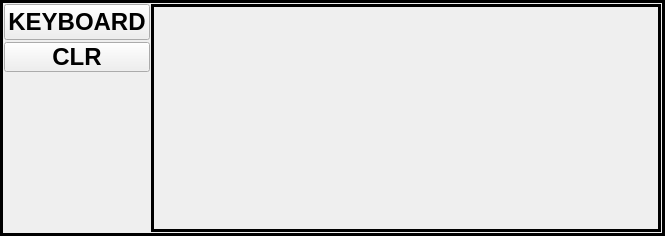
<?xml version="1.0" encoding="UTF-8"?>
<ui version="4.0">
 <class>TxWindow</class>
 <widget class="QFrame" name="TxWindow">
  <property name="geometry">
   <rect>
    <x>0</x>
    <y>0</y>
    <width>665</width>
    <height>236</height>
   </rect>
  </property>
  <property name="font">
   <font>
    <pointsize>18</pointsize>
    <weight>75</weight>
    <bold>true</bold>
   </font>
  </property>
  <property name="windowTitle">
   <string>Frame</string>
  </property>
  <property name="frameShape">
   <enum>QFrame::Box</enum>
  </property>
  <property name="frameShadow">
   <enum>QFrame::Plain</enum>
  </property>
  <property name="lineWidth">
   <number>3</number>
  </property>
  <property name="midLineWidth">
   <number>3</number>
  </property>
  <layout class="QGridLayout" name="gridLayout">
   <property name="leftMargin">
    <number>1</number>
   </property>
   <property name="topMargin">
    <number>1</number>
   </property>
   <property name="rightMargin">
    <number>1</number>
   </property>
   <property name="bottomMargin">
    <number>1</number>
   </property>
   <property name="spacing">
    <number>1</number>
   </property>
   <item row="0" column="0">
    <widget class="QPushButton" name="KeyboardButton">
     <property name="text">
      <string>KEYBOARD</string>
     </property>
    </widget>
   </item>
   <item row="0" column="1" rowspan="6">
    <widget class="QScrollArea" name="txArea">
     <property name="palette">
      <palette>
       <active>
        <colorrole role="Text">
         <brush brushstyle="SolidPattern">
          <color alpha="255">
           <red>0</red>
           <green>0</green>
           <blue>0</blue>
          </color>
         </brush>
        </colorrole>
        <colorrole role="Base">
         <brush brushstyle="SolidPattern">
          <color alpha="255">
           <red>255</red>
           <green>255</green>
           <blue>255</blue>
          </color>
         </brush>
        </colorrole>
       </active>
       <inactive>
        <colorrole role="Text">
         <brush brushstyle="SolidPattern">
          <color alpha="255">
           <red>0</red>
           <green>0</green>
           <blue>0</blue>
          </color>
         </brush>
        </colorrole>
        <colorrole role="Base">
         <brush brushstyle="SolidPattern">
          <color alpha="255">
           <red>255</red>
           <green>255</green>
           <blue>255</blue>
          </color>
         </brush>
        </colorrole>
       </inactive>
       <disabled>
        <colorrole role="Text">
         <brush brushstyle="SolidPattern">
          <color alpha="255">
           <red>190</red>
           <green>190</green>
           <blue>190</blue>
          </color>
         </brush>
        </colorrole>
        <colorrole role="Base">
         <brush brushstyle="SolidPattern">
          <color alpha="255">
           <red>239</red>
           <green>235</green>
           <blue>231</blue>
          </color>
         </brush>
        </colorrole>
       </disabled>
      </palette>
     </property>
     <property name="font">
      <font>
       <pointsize>18</pointsize>
      </font>
     </property>
     <property name="frameShape">
      <enum>QFrame::Box</enum>
     </property>
     <property name="frameShadow">
      <enum>QFrame::Plain</enum>
     </property>
     <property name="lineWidth">
      <number>3</number>
     </property>
     <property name="midLineWidth">
      <number>3</number>
     </property>
     <property name="horizontalScrollBarPolicy">
      <enum>Qt::ScrollBarAsNeeded</enum>
     </property>
     <property name="widgetResizable">
      <bool>true</bool>
     </property>
     <widget class="QWidget" name="txLines">
      <property name="geometry">
       <rect>
        <x>0</x>
        <y>0</y>
        <width>495</width>
        <height>222</height>
       </rect>
      </property>
      <property name="palette">
       <palette>
        <active>
         <colorrole role="Text">
          <brush brushstyle="SolidPattern">
           <color alpha="255">
            <red>255</red>
            <green>255</green>
            <blue>255</blue>
           </color>
          </brush>
         </colorrole>
         <colorrole role="Base">
          <brush brushstyle="SolidPattern">
           <color alpha="255">
            <red>0</red>
            <green>0</green>
            <blue>0</blue>
           </color>
          </brush>
         </colorrole>
        </active>
        <inactive>
         <colorrole role="Text">
          <brush brushstyle="SolidPattern">
           <color alpha="255">
            <red>255</red>
            <green>255</green>
            <blue>255</blue>
           </color>
          </brush>
         </colorrole>
         <colorrole role="Base">
          <brush brushstyle="SolidPattern">
           <color alpha="255">
            <red>0</red>
            <green>0</green>
            <blue>0</blue>
           </color>
          </brush>
         </colorrole>
        </inactive>
        <disabled>
         <colorrole role="Text">
          <brush brushstyle="SolidPattern">
           <color alpha="255">
            <red>190</red>
            <green>190</green>
            <blue>190</blue>
           </color>
          </brush>
         </colorrole>
         <colorrole role="Base">
          <brush brushstyle="SolidPattern">
           <color alpha="255">
            <red>239</red>
            <green>235</green>
            <blue>231</blue>
           </color>
          </brush>
         </colorrole>
        </disabled>
       </palette>
      </property>
      <layout class="QVBoxLayout" name="linesLayout">
       <property name="spacing">
        <number>0</number>
       </property>
       <property name="sizeConstraint">
        <enum>QLayout::SetNoConstraint</enum>
       </property>
       <property name="leftMargin">
        <number>0</number>
       </property>
       <property name="topMargin">
        <number>0</number>
       </property>
       <property name="rightMargin">
        <number>0</number>
       </property>
       <property name="bottomMargin">
        <number>0</number>
       </property>
      </layout>
     </widget>
    </widget>
   </item>
   <item row="3" column="0">
    <spacer name="verticalSpacer">
     <property name="orientation">
      <enum>Qt::Vertical</enum>
     </property>
     <property name="sizeHint" stdset="0">
      <size>
       <width>20</width>
       <height>40</height>
      </size>
     </property>
    </spacer>
   </item>
   <item row="2" column="0">
    <widget class="QPushButton" name="clearWindow">
     <property name="minimumSize">
      <size>
       <width>73</width>
       <height>24</height>
      </size>
     </property>
     <property name="maximumSize">
      <size>
       <width>16777215</width>
       <height>30</height>
      </size>
     </property>
     <property name="font">
      <font>
       <pointsize>18</pointsize>
       <weight>75</weight>
       <bold>true</bold>
      </font>
     </property>
     <property name="text">
      <string>CLR</string>
     </property>
    </widget>
   </item>
  </layout>
 </widget>
 <resources/>
 <connections>
  <connection>
   <sender>clearWindow</sender>
   <signal>clicked()</signal>
   <receiver>TxWindow</receiver>
   <slot>clearBuffers()</slot>
   <hints>
    <hint type="sourcelabel">
     <x>450</x>
     <y>222</y>
    </hint>
    <hint type="destinationlabel">
     <x>246</x>
     <y>117</y>
    </hint>
   </hints>
  </connection>
 </connections>
 <slots>
  <slot>clearBuffers()</slot>
 </slots>
</ui>
